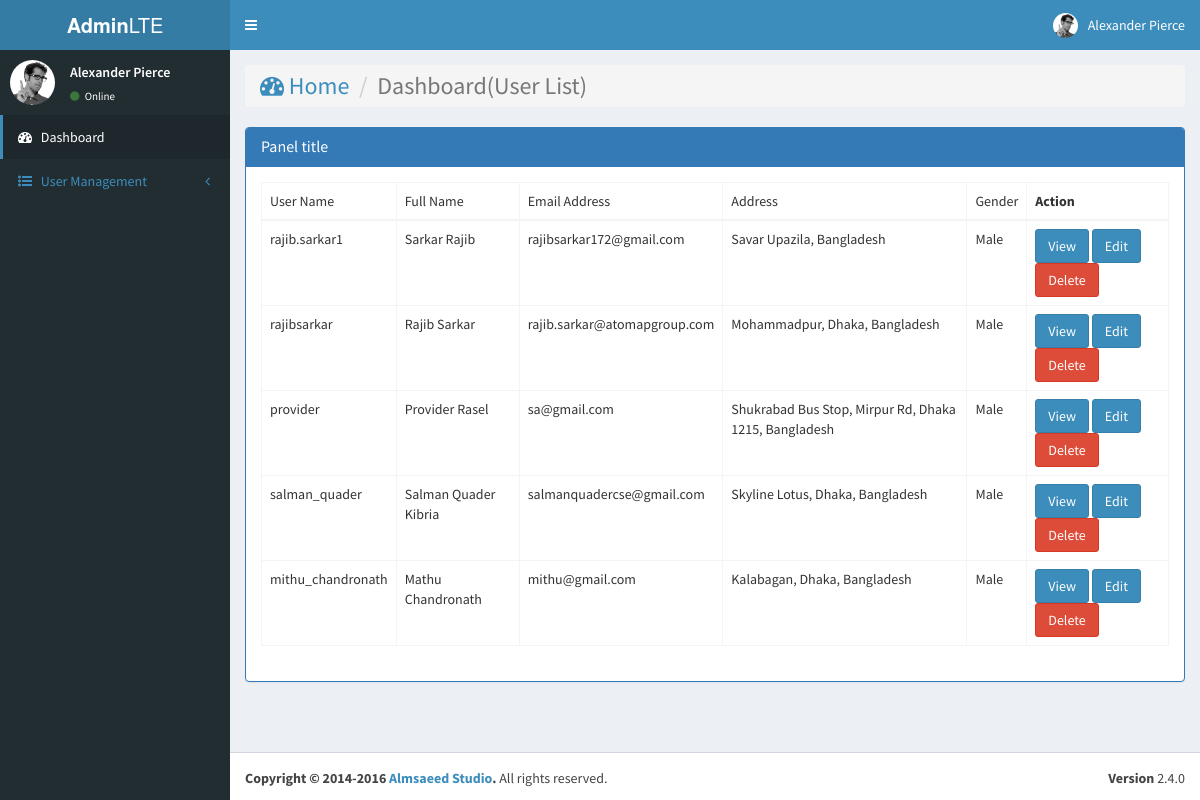
The page /index.php/view_test_api on the database its author committed.
### tables this page shows
CREATE TABLE `users` (
  `id` int(20) UNSIGNED NOT NULL,
  `username` varchar(100) NOT NULL,
  `password` varchar(100) NOT NULL,
  `fullname` varchar(100) NOT NULL,
  `usertype` enum('Admin','Provider','Receiver') NOT NULL,
  `mobile` varchar(14) NOT NULL,
  `phone` varchar(14) NOT NULL,
  `email` varchar(100) NOT NULL,
  `gender` enum('Male','Female','Other') NOT NULL,
  `dob` date NOT NULL,
  `general_address` varchar(250) NOT NULL,
  `thana_id` int(10) NOT NULL,
  `latitude` varchar(50) NOT NULL,
  `lognitude` varchar(50) NOT NULL,
  `credit_balance` float NOT NULL,
  `status` enum('Active','Inactive','Sucpend') NOT NULL DEFAULT 'Inactive',
  `profile_pic` varchar(100) NOT NULL,
  `thamb_nail` varchar(100) NOT NULL,
  `is_displayed` enum('Yes','No') NOT NULL,
  `created_at` date NOT NULL,
  `updated_at` date NOT NULL,
  `updated_by` int(11) NOT NULL
);

### application/core/HFood_Loader.php (called while the page is built, shortened)
<?php
class HFood_Loader extends CI_Loader
{
	function custom_view($view,$params=array(),$flag=false)
 	{
 	 	$CI =& get_instance();
 	 	$tpl_data=$CI->tpl->get_data();
 	 	if(is_array($params))
 	 	{
 	 		$params=array_merge($tpl_data,$params);
 	 	}
 	 	else
 	 	{
 	 		$params=$tpl_data;
 	 	}
 	 	$params['content_for_layout']=parent::view($view,$params,true);
 	 	$layout=$CI->tpl->get_layout();
 	 	return parent::view($layout,$params,$flag);
 	}
	function element($file_name,$data=array(),$flag=false)
	{
		parent::view('elements/'.$file_name,$data,false);
	}
}
?>

### application/controllers/View_test_api.php (called while the page is built, shortened)
<?php
class View_test_api extends HFood_Controller
{
	function __construct(){
		$this->load->model(array('view_test_apimodel'));
		$this->load->library(array('form_validation','encryption'));
	}
	public function index(){
		$user_list = $this->view_test_apimodel->get_user_list();
		$this->load->custom_view('view_test_api/index');
	}
}
?>

### index.php (called while the page is built, shortened)
<?php
require_once BASEPATH.'core/CodeIgniter.php';

### application/models/view_test_apimodel.php (called while the page is built, shortened)
<?php
class View_test_apimodel extends HFood_Model
{
	public function get_user_list(){
		$this->db->select('*');
		$this->db->from('users');
		$this->db->order_by('id','DESC');
		$rs = $this->db->get();
		return $rs->result_array();
	}
}
?>

### application/views/elements/grid_board.php (the view)
<table id="example" class="table table-bordered table-hover">
	<thead>
		<tr>
			<?php
				foreach($columns as $field=>$label){
			?>
				<td><?=$label?></td>
			<?php
				}
			?>
			<th>Action</th>
		</tr>
	</thead>
	<tbody>
	<?php
		foreach($user_list as $user){
	?>
		<tr>
			<?php
				foreach($columns as $field=>$label){
			?>
				<td><?=$user[$field]?></td>
			<?php
				}
			?>
			<td>
				<a href="<?=$base_url.$active_controller.'/view/'.$user['id']?>" class="btn btn-primary">View</a>
				<a href="<?=$base_url.$active_controller.'/edit/'.$user['id']?>" class="btn btn-primary">Edit</a>
				<a href="<?=$base_url.$active_controller.'/delete/'.$user['id']?>" class="btn btn-danger">Delete</a>
			</td>
		</tr>
	<?php
		}
	?>
	</tbody>
</table>

### css/style.css (style rules this page uses)
html,body,.margin_0 { margin:0; }

### rows shown on the page
users: username "rajib.sarkar1", fullname "Sarkar Rajib", email "rajibsarkar172@gmail.com", general_address "Savar Upazila, Bangladesh", gender "Male"
users: username "rajibsarkar", fullname "Rajib Sarkar", email "rajib.sarkar@atomapgroup.com", general_address "Mohammadpur, Dhaka, Bangladesh", gender "Male"
users: username "provider", fullname "Provider Rasel", email "sa@gmail.com", general_address "Shukrabad Bus Stop, Mirpur Rd, Dhaka 1215, Bangladesh", gender "Male"
users: username "salman_quader", fullname "Salman Quader Kibria", email "salmanquadercse@gmail.com", general_address "Skyline Lotus, Dhaka, Bangladesh", gender "Male"
users: username "mithu_chandronath", fullname "Mathu Chandronath", email "mithu@gmail.com", general_address "Kalabagan, Dhaka, Bangladesh", gender "Male"

### other values the page prints
$label "User Name"
$label "Full Name"
$label "Email Address"
$label "Address"
$label "Gender"
